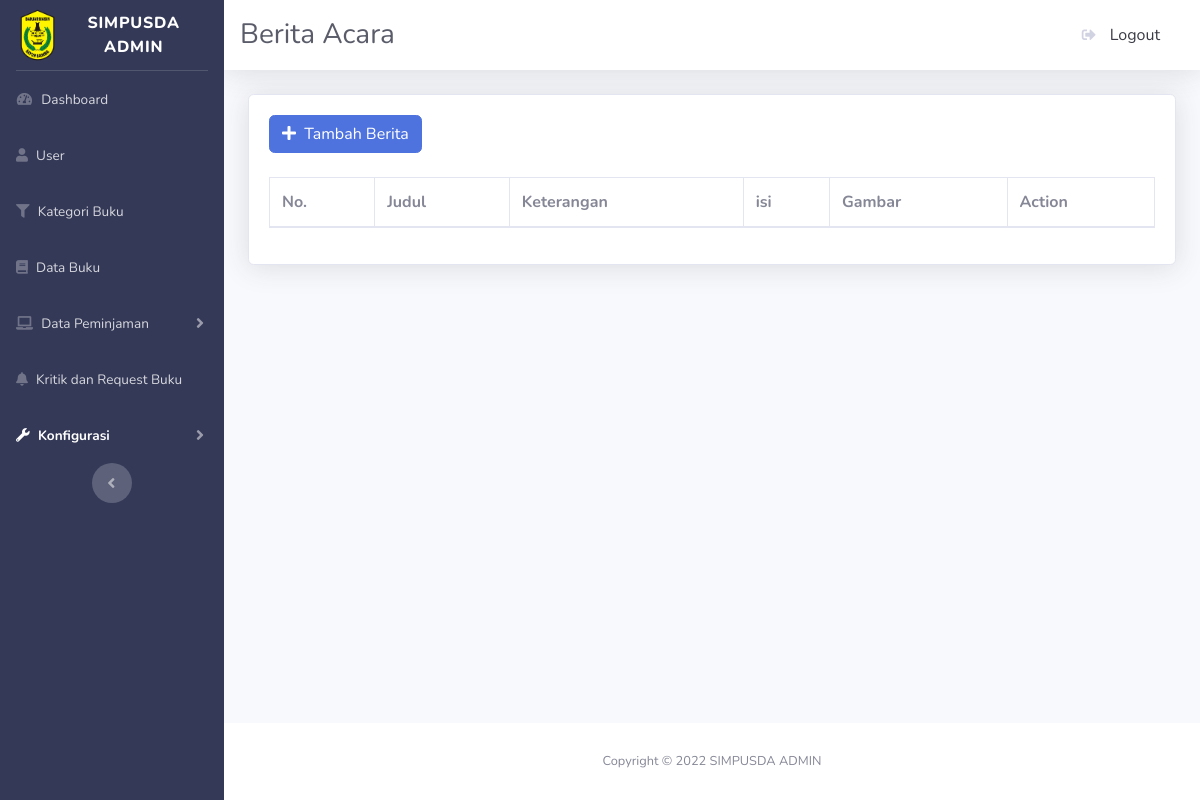
The app's page /admin/beritaacara.php, older data.
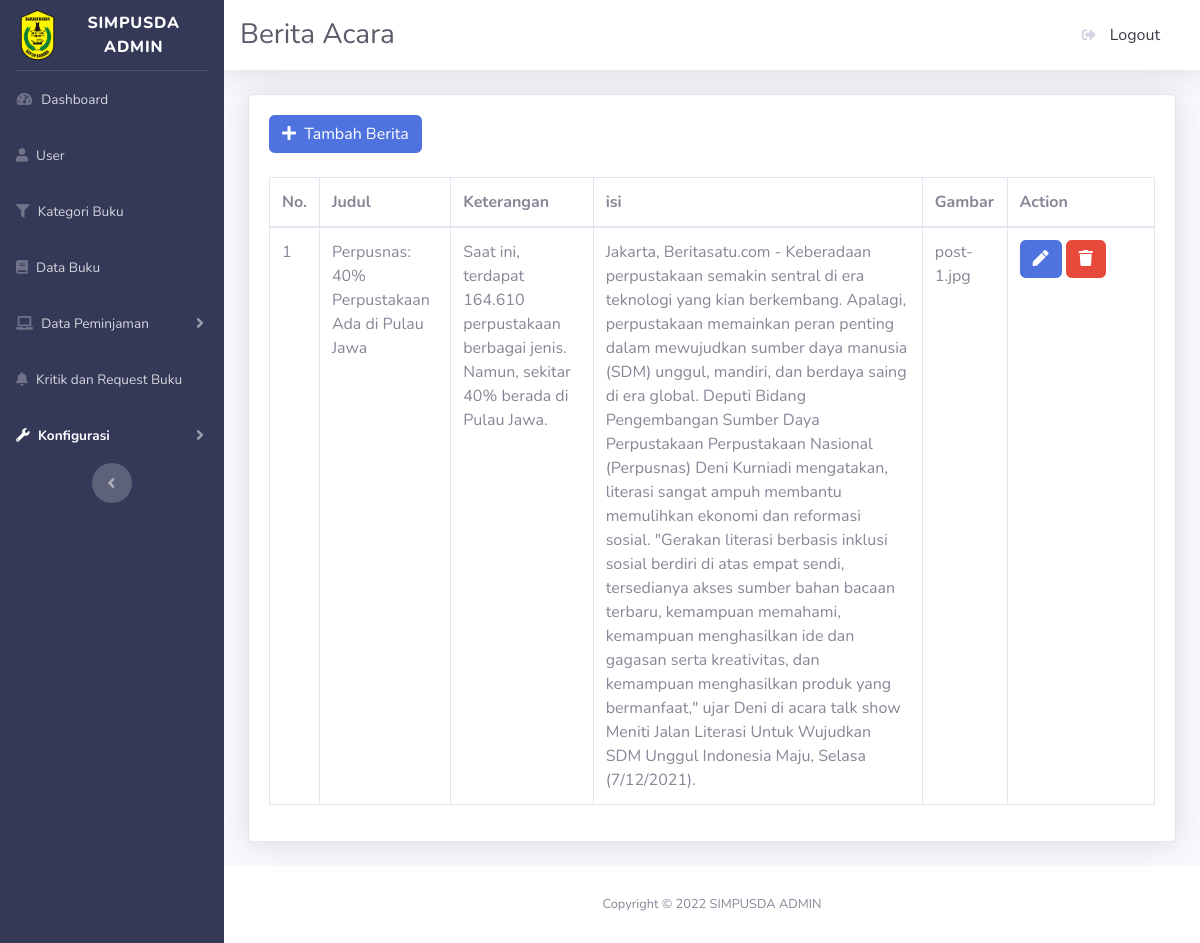
The same page, newer data.
### tables this page shows
CREATE TABLE `l_berita` (
  `id` int(11) NOT NULL,
  `judul` varchar(255) NOT NULL,
  `keterangan` text NOT NULL,
  `isi` text NOT NULL,
  `foto` varchar(255) NOT NULL
);

### admin/beritaacara.php (the view, shortened to what the changed rows need)
<?php
include_once("config.php");
$result = mysqli_query($mysqli, "SELECT * FROM l_berita ORDER BY id DESC");
?>
<!DOCTYPE html>
<html lang="en">
<head>
    <link href="vendor/fontawesome-free/css/all.min.css" rel="stylesheet" type="text/css">
    <link href="css/sb-admin-2.min.css" rel="stylesheet">
    <link href="vendor/datatables/dataTables.bootstrap4.min.css" rel="stylesheet">
</head>
<body id="page-top">
    <div id="wrapper">
        <div id="content-wrapper" class="d-flex flex-column">
            <div id="content">
                <div class="container-fluid">
                    <div class="card shadow mb-4">
                        <div class="card-body">
                                 <br><br>
                            <div class="table-responsive">
                                <table class="table table-bordered" id="dataTable" width="100%" cellspacing="0">
                                <thead>
                                        <tr>
                                          <th scope="col">No.</th>
                                          <th scope="col">Judul</th>
                                          <th scope="col">Keterangan</th>
                                          <th scope="col">isi</th>
                                          <th scope="col">Gambar</th>
                                          <th class="col-2">Action</th>
                                        </tr>
                                      </thead>
                                      <tbody>
                                        <?php
                                        $no = 1;
                                          while($user_data = mysqli_fetch_array($result)){
                                            echo "<tr>";
                                            echo "<td>".$no++."</td>";
                                            echo "<td>".$user_data['judul']."</td>";
                                            echo "<td>".$user_data['keterangan']."</td>";
                                            echo "<td>".$user_data['isi']."</td>";
                                            echo "<td>".$user_data['foto']."</td>";
                                            echo "<td>
                                            <a href='editberitaacara.php?id=$user_data[id]'><button class='btn btn-primary' title='Edit'>
                                            <i class ='fa fa-pen'></i></button></a>
                                            <a href='hapusberitaacara.php?id=$user_data[id]' class ='confirmation'><button class='btn btn-danger' title='Hapus'>
                                            <i class ='fa fa-trash'></i></button></a>
                                            </td>
                                            </tr>";
                                          }
                                        ?>
                                    </tbody>
                                </table>
                            </div>
                        </div>
                    </div>
                </div>
            </div>
        </div>
    </div>
</body>
</html>

Row changes from the older to the newer data that the page shows:
added l_berita: judul "Perpusnas: 40% Perpustakaan Ada di Pulau Jawa", keterangan "Saat ini, terdapat 164.610 perpustakaan berbagai jenis. Namun, sekitar 40% berada di Pulau Jawa.", isi "Jakarta, Beritasatu.com - Keberadaan perpustakaan semakin sentral di era teknologi yang kian berkembang. Apalagi, perpustakaan memainkan peran penting dalam mewujudkan sumber daya manusia (SDM) unggul, mandiri, dan berdaya saing di era global. Deputi Bidang Pengembangan Sumber Daya Perpustakaan Perpustakaan Nasional (Perpusnas) Deni Kurniadi mengatakan, literasi sangat ampuh membantu memulihkan ekonomi dan reformasi sosial. \"Gerakan literasi berbasis inklusi sosial berdiri di atas empat sendi, tersedianya akses sumber bahan bacaan terbaru, kemampuan memahami, kemampuan menghasilkan ide dan gagasan serta kreativitas, dan kemampuan menghasilkan produk yang bermanfaat,\" ujar Deni di acara talk…", foto "post-1.jpg"
